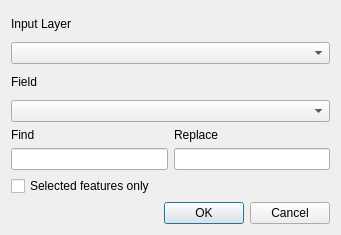
<?xml version="1.0" encoding="UTF-8"?>
<ui version="4.0">
 <class>hcmgis_find_replace_form</class>
 <widget class="QDialog" name="hcmgis_find_replace_form">
  <property name="windowModality">
   <enum>Qt::ApplicationModal</enum>
  </property>
  <property name="enabled">
   <bool>true</bool>
  </property>
  <property name="geometry">
   <rect>
    <x>0</x>
    <y>0</y>
    <width>341</width>
    <height>235</height>
   </rect>
  </property>
  <property name="mouseTracking">
   <bool>false</bool>
  </property>
  <property name="windowTitle">
   <string>Find and Replace</string>
  </property>
  <layout class="QVBoxLayout" name="verticalLayout">
   <item>
    <widget class="QLabel" name="LblInput">
     <property name="text">
      <string>Input Layer</string>
     </property>
    </widget>
   </item>
   <item>
    <widget class="QgsMapLayerComboBox" name="CboInput"/>
   </item>
   <item>
    <widget class="QLabel" name="LblOutput_2">
     <property name="text">
      <string>Field</string>
     </property>
    </widget>
   </item>
   <item>
    <widget class="QgsFieldComboBox" name="CboField"/>
   </item>
   <item>
    <layout class="QGridLayout" name="gridLayout">
     <item row="0" column="0">
      <widget class="QLabel" name="LblChar">
       <property name="text">
        <string>Find</string>
       </property>
      </widget>
     </item>
     <item row="0" column="1">
      <widget class="QLabel" name="LblChar_2">
       <property name="text">
        <string>Replace</string>
       </property>
      </widget>
     </item>
     <item row="1" column="0">
      <widget class="QLineEdit" name="LinFind"/>
     </item>
     <item row="1" column="1">
      <widget class="QLineEdit" name="LinReplace"/>
     </item>
    </layout>
   </item>
   <item>
    <widget class="QCheckBox" name="ChkSelectedFeaturesOnly">
     <property name="text">
      <string>Selected features only</string>
     </property>
    </widget>
   </item>
   <item>
    <widget class="QDialogButtonBox" name="BtnOKCancel">
     <property name="standardButtons">
      <set>QDialogButtonBox::Cancel|QDialogButtonBox::Ok</set>
     </property>
    </widget>
   </item>
  </layout>
 </widget>
 <customwidgets>
  <customwidget>
   <class>QgsFieldComboBox</class>
   <extends>QComboBox</extends>
   <header>qgis.gui</header>
  </customwidget>
  <customwidget>
   <class>QgsMapLayerComboBox</class>
   <extends>QComboBox</extends>
   <header>qgis.gui</header>
  </customwidget>
 </customwidgets>
 <resources/>
 <connections>
  <connection>
   <sender>BtnOKCancel</sender>
   <signal>accepted()</signal>
   <receiver>hcmgis_find_replace_form</receiver>
   <slot>accept()</slot>
   <hints>
    <hint type="sourcelabel">
     <x>251</x>
     <y>272</y>
    </hint>
    <hint type="destinationlabel">
     <x>169</x>
     <y>143</y>
    </hint>
   </hints>
  </connection>
  <connection>
   <sender>BtnOKCancel</sender>
   <signal>rejected()</signal>
   <receiver>hcmgis_find_replace_form</receiver>
   <slot>reject()</slot>
   <hints>
    <hint type="sourcelabel">
     <x>251</x>
     <y>272</y>
    </hint>
    <hint type="destinationlabel">
     <x>169</x>
     <y>143</y>
    </hint>
   </hints>
  </connection>
 </connections>
</ui>
